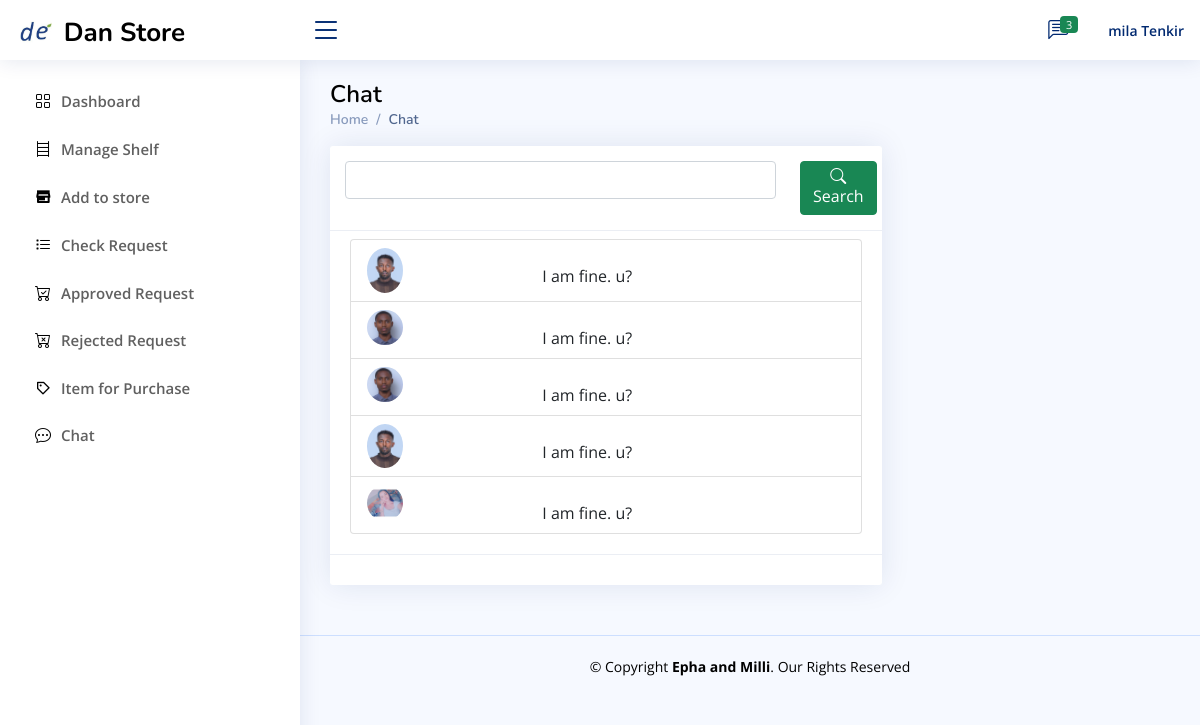
The app's page /Store_Manager/chat/ (signed in), older data.
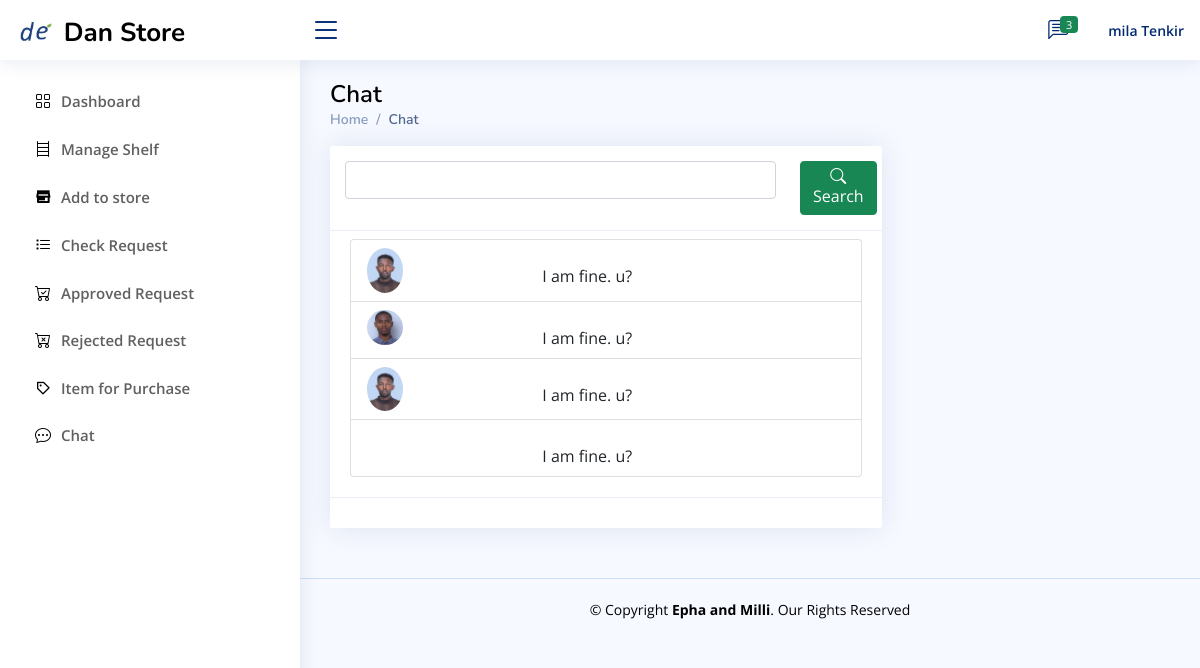
The same page, newer data.
### Store_manager/models.py (models this page shows)
class employ(models.Model):
    user=models.ForeignKey(User,null=True,blank=True,on_delete=models.CASCADE)
    role= models.CharField(max_length=200,null=True,blank=True)
    profile_pic=models.ImageField(null=True,blank=True, upload_to='Profile/')
    Full_Name=models.CharField(max_length=300, null=True)
    gender = models.CharField(max_length=20,null=True,blank=True)
    phone1 = models.CharField(max_length=200, null=True)
    phone2 = models.CharField(max_length=200, null=True)
    facebook = models.CharField(max_length=200, null=True,blank=True)
    telegram = models.CharField(max_length=200, null=True,blank=True)
    instagram = models.CharField(max_length=200, null=True,blank=True)
    about = models.TextField(max_length=500, null=True)
    address = models.CharField(max_length=200, null=True)
    inDepartment = models.CharField(max_length=300,null=True)
    date_created = models.DateTimeField(auto_now_add=True, null=True)
    Thechnologist =models.BooleanField(blank=True,null=True,default=False)
    accessStore=models.ForeignKey(allStore,null=True,blank=True,on_delete=models.CASCADE)
    Titel = models.CharField(max_length=20,null=True,blank=True)
    Filed_Study = models.CharField(max_length=20,null=True,blank=True)
    Collage = models.CharField(max_length=20,null=True,blank=True)
    grade=models.CharField(max_length=20,null=True,blank=True)
    Year_Graguation = models.DateField(null=True,blank=True)
    Document=models.FileField(null=True,blank=True,upload_to="File/Document")
    def __str__(self):
        return str(self.user)

### Store_manager/views.py (the view, shortened to what this page needs)
# urls.py: path('chat/',views.chat,name="admin-chat"),
def chat(request):
    chat_team=[]
    chat_team1=[]
    chat_group=employ.objects.all()
    user=User.objects.get(pk=request.user.id)
    me=employ.objects.get(user=user)
    all_message=chatbot.objects.filter(Q(me_with=me) | Q(me=me))
    for team in all_message:
        if (Q(team.me_with) | Q(team.me))  in chat_team:
            pass
        else:
            chat_team.append(team.me_with)
    for a in chat_team:
        chat_group1=employ.objects.get(pk=a.id)
    context={
            'chat_group':chat_group,
        }
    return render(request,'Store_manager/chat/index.html',context)

### Templates/Store_manager/chat/index.html (shortened to what this page needs)
{% extends 'Store_manager/S_base.html'  %}
{% block store %}
<main id="main" class="main">
    <div class="pagetitle">
      <h1 style="color: black">Chat</h1>
      <nav>
        <ol class="breadcrumb">
          <li class="breadcrumb-item"><a href="{% url 'store-dashboard' %}">Home</a></li>
          <li class="breadcrumb-item active">Chat</li>
        </ol>
      </nav>
    </div>
    <section class="section">
        <div class="row">
            <div class="col-lg-8">
                <div class="card">
                    <div class="card-header">
                        <div class="row">
                            <div class="col-10">
                                <input type="text" class="form-control" id="inputText">
                            </div>
                            <div class="col-2">
                                <button type="submit" class="btn btn-success"> <i class="bi bi-search"></i> Search</button>
                            </div>
                        </div>
                    </div>
                    <div class="card-body pt-2">
                        <div class="list-group">
                            {% for chat in chat_group %}
                            {% if chat.user != user %}
                            <a href="{% url 'chat_pepol' chat.id %}" class="list-group-item list-group-item-action " aria-current="true">
                                <div class="row">
                                    <div class="col-lg-4">
                                      {% if chat.profile_pic %}
                                        <img src="{{ chat.profile_pic.url}}" alt="Profile" class="rounded-circle w-25">
                                      {% endif %}
                                    </div>
                                    <div class="col-lg-8">
                                        <div class="pt-3">
                                            <span class="d-none d-md-block ps-2">I am fine. u?</span>
                                         </div>
                                    </div>
                                </div>
                                </a>
                                {% endif %}
                                {% endfor %}
                          </div>
                    </div>
                    <div class="card-footer">
                    </div>
                  </div>
            </div>
         </div>
    </section>
  </main>
{% endblock %}

Row changes from the older to the newer data that the page shows:
removed employ: profile_pic (picture)
removed employ: profile_pic (picture)
added employ: shows "I am fine. u?"
